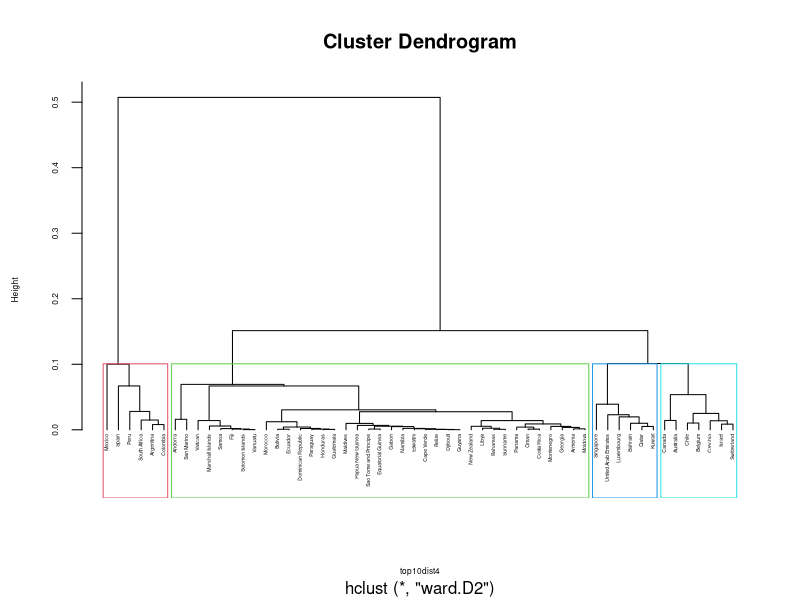

This figure's R source: (Note: this script raises an error after producing the figure.)
### PROJECT 1 Covid19 - Statistics
# @authors: Ànnia, Rebecca, Rocío, Victor.



###################################################################
############ READING DATA FROM EXCEL/CSV COVID + EXTRA ############
###################################################################

install.packages("readr") 
install.packages("tidyverse")
library(readr)
library(tidyverse)


#setwd("~/AMAZON") !!!! Rebecca
top10 <- read.csv("B-top10Data.csv") # S3 !!!! Rebecca
top10 <- subset(top10, select = -c(X))
head(top10)   # mostrar 10 1es files cada colm
names(top10)  # mostrar nom colm

library(lubridate)
top10$date <- as.Date(top10$date, format="%Y-%m-%d")
#hist(top10$date, breaks=4)

#top10cluster - agrupem per location, code and continent & treiem na's fent la mitjana
top10clusterAll <- top10 %>%
  group_by(code, location, continent) %>%  # si date es posa aquí, apareix cada país per cada dia
  summarise(date = first(date),
            m_tcpm = mean(total_cases_per_million, na.rm = TRUE),   # si date es posa a summarise, apareix 1 país x 1 dia (agafa el 23 gen20)
            total_cases = mean(total_cases, na.rm = TRUE),
            new_cases = mean(new_cases, na.rm = TRUE),
            reproduction_rate = mean(reproduction_rate, na.rm = TRUE),
            total_deaths = mean(total_deaths, na.rm = TRUE),
            total_deaths_per_million = mean(total_deaths_per_million, na.rm = TRUE),
            new_deaths = mean(new_deaths, na.rm = TRUE),
            hospital_beds_per_thousand = mean(hospital_beds_per_thousand, na.rm = TRUE),
            total_tests = mean(total_tests, na.rm = TRUE),
            total_tests_per_thousand = mean(total_tests_per_thousand, na.rm = TRUE),
            population = first(population),
            population_density = first(population_density),
            median_age = first(median_age),
            gdp_per_capita = first(gdp_per_capita),
            obesity = first(obesity),
            cardiovascular_deaths = mean(cardiovascular_deaths, na.rm = TRUE),
            pulmonary_deaths = mean(pulmonary_deaths, na.rm = TRUE),
            diabetes_deaths = mean(diabetes_deaths, na.rm = TRUE),
            cancer_deaths = mean(cancer_deaths, na.rm = TRUE),
            #temp = mean(AverageTemperature, na.rm = TRUE),
            corruption = first(corruption),
            gov = first(gov),
            healthSecurity = first(healthSecurity)) %>%
  arrange(desc(m_tcpm))



# Transform na & nan to 0 or "no data"
top10clusterAll$obesity[is.na(top10clusterAll$obesity)] <- 0
top10clusterAll$population_density[is.na(top10clusterAll$population_density)] <- 0
top10clusterAll$median_age[is.na(top10clusterAll$median_age)] <- 0
top10clusterAll$gdp_per_capita[is.na(top10clusterAll$gdp_per_capita)] <- 0
top10clusterAll$corruption[is.na(top10clusterAll$corruption)] <- "no data"
top10clusterAll$gov[is.na(top10clusterAll$gov)] <- "no data"
top10clusterAll$healthSecurity[is.na(top10clusterAll$healthSecurity)] <- "no data"
top10clusterAll$reproduction_rate[is.nan(top10clusterAll$reproduction_rate)] <- 0
top10clusterAll$total_deaths[is.nan(top10clusterAll$total_deaths)] <- 0
top10clusterAll$total_deaths_per_million[is.nan(top10clusterAll$total_deaths_per_million)] <- 0
top10clusterAll$hospital_beds_per_thousand[is.nan(top10clusterAll$hospital_beds_per_thousand)] <- 0
top10clusterAll$total_tests_per_thousand[is.nan(top10clusterAll$total_tests_per_thousand)] <- 0
top10clusterAll$total_tests[is.nan(top10clusterAll$total_tests)] <- 0
top10clusterAll$new_deaths[is.nan(top10clusterAll$new_deaths)] <- 0
top10clusterAll$cardiovascular_deaths[is.nan(top10clusterAll$cardiovascular_deaths)] <- 0
top10clusterAll$pulmonary_deaths[is.nan(top10clusterAll$pulmonary_deaths)] <- 0
top10clusterAll$diabetes_deaths[is.nan(top10clusterAll$diabetes_deaths)] <- 0
top10clusterAll$cancer_deaths[is.nan(top10clusterAll$cancer_deaths)] <- 0
#top10clusterAll$temp[is.na(top10clusterAll$temp)] <- 0

# Comprovem que no hi ha na's
apply(
  is.na
  (top10clusterAll), 2, mean)
  
str(top10clusterAll) # x veure tipus dada. x clust: caràcters han ser factors 
top10clusterAll$location <- as.factor(top10clusterAll$location)
class(top10clusterAll$location)
top10clusterAll$continent <- as.factor(top10clusterAll$continent)
class(top10clusterAll$continent)
top10clusterAll$code <- as.factor(top10clusterAll$code)
class(top10clusterAll$code)
top10clusterAll$gov <- as.factor(top10clusterAll$gov)
class(top10clusterAll$gov)
top10clusterAll$corruption <- as.factor(top10clusterAll$corruption)
class(top10clusterAll$corruption)
top10clusterAll$healthSecurity <- as.factor(top10clusterAll$healthSecurity)
class(top10clusterAll$healthSecurity)
library(lubridate)
top10clusterAll$date <- as.Date(top10clusterAll$date, format="%Y-%m-%d")
class(top10clusterAll$date)



###################################################################
############        GENERAMOS LOS CLUSTERS            ############
###################################################################

# Quitamos United States y Brazil, pq las analizaremos en un grupo diferente
# Lo explicamos en el informe
top10cluster <-top10clusterAll[-c(13), ]
top10cluster <-top10cluster[-c(15),]

library(cluster)
str(top10cluster)
top10Matrix4 <- daisy(top10cluster[,c(5:23)], metric = "gower", stand=TRUE)
top10dist4 <- top10Matrix4^2
h4 <- hclust(top10dist4, method="ward.D2")
plot(h4, labels = top10cluster$location, hang = -1, cex = 0.3, cex.axis=0.5, cex.lab=0.5)

cluster4 <- cutree(h4, k=4)
table(cluster4)
rect.hclust(h4, k=4, border=2:5)

cluster <- cluster4
#View(cluster)

# Ajuntem la columna cluster al data frame top10cluster
top10cluster <- cbind(top10cluster, cluster)
top10cluster <- rename(top10cluster, cluster = "...27")
names(top10cluster)



###################################################################
############        PROFILING + KRUSKAL MODEL          ############
###################################################################

## Look at script -> "script R extra" -> "2_profiling_OK.R"
## Lo ponemos en otro script porque no es necesario que el pipeline ejecute ese código.



######################################################
############    SAVING CLUSTERS IN DF's   ############
######################################################

## Lineal Model by Top 10 - Cluster groups ##
## We have selected the cluster by countries on date 03-01-2021

# Cluster g1 (6)   -> Qatar, Bahrain, Luxembourg, Kuwait, United Arab Emirates,Singapore
# Cluster g2 (37)  -> San Marino, Andorra, Vatican, Panama, Montenegro, Armenia, Oman, Maldives, Moldova, 
#                     Costa Rica, Cape Verde, Georgia, Bahamas, Bolivia, Dominican Republic, Ecuador, Belize, Honduras, Morocco,             
#                     Suriname, Djibouti, Libya, Paraguay, Sao Tome and Principe, Guatemala, Eswatini, Gabon, Namibia, Guyana, 
#                     Equatorial Guinea, New Zealand, Marshall Islands, Papua New Guinea, Fiji, Solomon Islands, Samoa, Vanuatu
# Cluster g3 (7)   -> Chile, Israel, Belgium, Czechia, Switzerland, Canada, Australia
# Cluster g4 (6)   -> Mexico, Spain, Colombia, Peru, South Africa, Argentina
# Cluster g5 (2)   -> United States, Brazil



# Cluster g1
c_g1 <- top10 %>% 
  filter(location %in% c("Qatar", "Bahrain", "Luxembourg", "Kuwait", "United Arab Emirates","Singapore"))
table(c_g1$location)

c_g1_mean <- top10cluster %>% 
  filter(location %in% c("Qatar", "Bahrain", "Luxembourg", "Kuwait", "United Arab Emirates","Singapore"))

# Cluster g2
c_g2 <- top10 %>% 
  filter(location %in% c("Panama", "Montenegro", "Armenia", "Oman", "Maldives","Morocco", "Moldova", "Costa Rica", "Cape Verde", "Georgia", "Bahamas", "Bolivia", "Dominican Republic", "Ecuador", "Belize", "Honduras", "Suriname", "Djibouti", "Libya", "Paraguay", "Sao Tome and Principe", "Guatemala", "Eswatini", "Gabon", "Namibia", "Guyana",  "Equatorial Guinea", "New Zealand", "Marshall Islands", "Papua New Guinea","Fiji", "Solomon Islands", "Samoa", "Vanuatu"))
table(c_g2$location)

c_g2_mean <- top10cluster %>% 
  filter(location %in% c("Panama", "Montenegro", "Armenia", "Oman", "Maldives","Morocco", "Moldova", "Costa Rica", "Cape Verde", "Georgia", "Bahamas", "Bolivia", "Dominican Republic", "Ecuador", "Belize", "Honduras", "Suriname", "Djibouti", "Libya", "Paraguay", "Sao Tome and Principe", "Guatemala", "Eswatini", "Gabon", "Namibia", "Guyana",  "Equatorial Guinea", "New Zealand", "Marshall Islands", "Papua New Guinea","Fiji", "Solomon Islands", "Samoa", "Vanuatu"))

# Cluster g3
c_g3 <- top10 %>% 
  filter(location %in% c("Chile", "Israel", "Belgium", "Czechia", "Switzerland", "Canada","Australia"))
table(c_g3$location)

c_g3_mean <- top10cluster %>% 
  filter(location %in% c("Chile", "Israel", "Belgium", "Czechia", "Switzerland", "Canada","Australia"))

# Cluster g4
c_g4 <- top10 %>% 
  filter(location %in% c("Peru", "Spain", "Argentina", "Colombia", "South Africa", "Mexico"))
table(c_g4$location)

c_g4_mean <- top10cluster %>% 
  filter(location %in% c("Peru", "Spain", "Argentina", "Colombia", "South Africa", "Mexico"))

# Cluster g5
c_g5 <- top10 %>% 
  filter(location %in% c("United States", "Brazil"))
table(c_g5$location)

c_g5_mean <- top10clusterAll %>% 
  filter(location %in% c("United States", "Brazil"))




################################################################
############    MATRIX CORRELATION CLUSTER GROUPS   ############
################################################################

# We will see here what are more significant correlation variables, for each group cluster

#install.packages("PerformanceAnalytics")
#install.packages("corrplot")
#library(corrplot)
#library(PerformanceAnalytics)

# Cluster g1 - Matrix correlation -> variables temporales
#chart.Correlation(c_g1[,c(5:11,13,14)], histogram = FALSE, method = "pearson")

# Cluster g1 - Matrix correlation -> variables NO temporales (lo hacemos con la media)
#chart.Correlation(c_g1_mean[,c(5:23)], histogram = FALSE, method = "pearson")

# Cluster g2 - Matrix correlation -> variables temporales
#chart.Correlation(c_g2[,c(5:11,13,14)], histogram = FALSE, method = "pearson")

# Cluster g2 - Matrix correlation -> variables NO temporales (lo hacemos con la media)
#chart.Correlation(c_g2_mean[,c(5:23)], histogram = FALSE, method = "pearson")

# Cluster g3 - Matrix correlation -> variables temporales
#chart.Correlation(c_g3[,c(5:11,13,14)], histogram = FALSE, method = "pearson")

# Cluster g3 - Matrix correlation -> variables NO temporales (lo hacemos con la media)
#chart.Correlation(c_g3_mean[,c(5:23)], histogram = FALSE, method = "pearson")

# Cluster g4 - Matrix correlation -> variables temporales
#chart.Correlation(c_g4[,c(5:11,13,14)], histogram = FALSE, method = "pearson")

# Cluster g4 - Matrix correlation -> variables NO temporales (lo hacemos con la media)
#chart.Correlation(c_g4_mean[,c(5:23)], histogram = FALSE, method = "pearson")

# Cluster g5 - Matrix correlation -> variables temporales
#chart.Correlation(c_g5[,c(5:11,13,14)], histogram = FALSE, method = "pearson")
                  
# Cluster g5 - Matrix correlation -> variables NO temporales (lo hacemos con la media)
# We can't do the correlation because we only have 2 countries


# Cluster g1 - Significancia categóricas
# g1_aov <- aov(m_tcpm ~ corruption, data = c_g1_mean) 
# g1_aov <- aov(total_cases ~ corruption, data = c_g1_mean) 
# g1_aov <- aov(new_cases ~ corruption, data = c_g1_mean) 
# g1_aov <- aov(total_deaths ~ corruption, data = c_g1_mean) 
# g1_aov <- aov(total_deaths_per_million ~ corruption, data = c_g1_mean) 
# g1_aov <- aov(total_tests ~ corruption, data = c_g1_mean) 
# g1_aov <- aov(total_tests_per_thousand ~ corruption, data = c_g1_mean) 
# g1_aov <- aov(population ~ corruption, data = c_g1_mean) 
# g1_aov <- aov(cardiovascular_deaths ~ corruption, data = c_g1_mean) 
# g1_aov <- aov(pulmonary_deaths ~ corruption, data = c_g1_mean)
# g1_aov <- aov(diabetes_deaths ~ corruption, data = c_g1_mean) 
# summary(g1_aov)


# Para 'healthSecurity' como solo tiene 1 level, no se pueden aplicar ni Anova, ni Ttest
# y hemos decidido que sea SIGNIFICATIVA pq todos los valores del cluster tienen el mismo valor




#################################################################
############   CLUSTER 1 - LINIAL MODEL PREDICTION   ############
#################################################################

# Seleccionamos las categóricas que nos dieron resultados más significativos 
lm_c_g1 <- lm(new_cases ~ total_cases + total_cases_per_million + total_deaths + 
                total_deaths_per_million + total_tests_per_thousand + total_tests + new_deaths + 
                population + cardiovascular_deaths + pulmonary_deaths + diabetes_deaths + date, c_g1)
summary(lm_c_g1)


# Cogemos los datos del cluster g1, para la fecha más actual del dataframe
# Duda: ¿Está bien coger sólo 1 día o tendríamos que haber cogido más para hacer la predicción?
g1_pred_subset <- subset(c_g1, date == max(c_g1$date))

# Hacemos la media de las variables para tener los datos medios del cluster
g1_mean_tc <- mean(g1_pred_subset$total_cases, na.rm = TRUE)
g1_mean_tcpm <- mean(g1_pred_subset$total_cases_per_million, na.rm = TRUE)
g1_mean_td <- mean(g1_pred_subset$total_deaths,na.rm = TRUE)
g1_mean_tdpm <- mean(g1_pred_subset$total_deaths_per_million, na.rm = TRUE)
g1_mean_ttpt <- mean(g1_pred_subset$total_tests_per_thousand, na.rm = TRUE)
g1_mean_tt <- mean(g1_pred_subset$total_tests, na.rm = TRUE)
g1_mean_nd <- mean(g1_pred_subset$new_deaths, na.rm = TRUE)
g1_mean_p <- mean(g1_pred_subset$population, na.rm = TRUE)
g1_mean_cd <- mean(g1_pred_subset$cardiovascular_deaths, na.rm = TRUE)
g1_mean_pd <- mean(g1_pred_subset$pulmonary_deaths, na.rm = TRUE)
g1_mean_dd <- mean(g1_pred_subset$diabetes_deaths, na.rm = TRUE)

today <- max(c_g1$date)

# mean_tc_c1 
g1_df_pred <- data.frame(date=c(today),
                         total_cases=c(g1_mean_tc),
                         total_cases_per_million=c(g1_mean_tcpm),
                         total_deaths=c(g1_mean_td),
                         total_deaths_per_million=c(g1_mean_tdpm),
                         total_tests_per_thousand=c(g1_mean_ttpt),
                         total_tests=c(g1_mean_tt),
                         new_deaths=c(g1_mean_nd),
                         population=c(g1_mean_p),
                         cardiovascular_deaths=c(g1_mean_cd),
                         pulmonary_deaths=c(g1_mean_pd),
                         diabetes_deaths=c(g1_mean_dd))


# hacemos prediccion
g1_pred_new_cases <- predict(object=lm_c_g1, newdata=g1_df_pred)

# creamos df con la prediccion y fecha actual
g1_pred_df_result <- data.frame(date=g1_df_pred$date,g1_pred_new_cases)

# Leemos las predicciones anteriores...
g1_pred_df_final <- read.csv("C-top10Cluster1Pred.csv")  # S3 !!!! Rebecca
g1_pred_df_final$date <- as.Date(g1_pred_df_final$date, format="%Y-%m-%d")
g1_pred_df_final <- subset(g1_pred_df_final, select = -c(X))

# creamos un df con las predicciones anteriores + actual
g1_pred_df_final <- rbind(g1_pred_df_final,g1_pred_df_result)

# Export predictions for each cluster
write.csv(g1_pred_df_final, file = "C-top10Cluster1Pred.csv")  # S3 !!!! Rebecca



#################################################################
############   CLUSTER 2 - LINIAL MODEL PREDICTION   ############
#################################################################


# Cogemos los datos del cluster g1, para la fecha más actual del dataframe
# Duda: ¿Está bien coger sólo 1 día o tendríamos que haber cogido más para hacer la predicción?
g2_pred_subset <- subset(c_g2, date == max(c_g2$date))

# Hacemos la media de las variables para tener los datos medios del cluster
# eliminamos total_tests_per_thousand y total_tests de la prediccion porque en este cluster hay demasiados NA's
g2_mean_tc <- mean(g2_pred_subset$total_cases, na.rm = TRUE, nan.rm = TRUE)
g2_mean_tcpm <- mean(g2_pred_subset$total_cases_per_million, na.rm = TRUE, nan.rm = TRUE)
g2_mean_td <- mean(g2_pred_subset$total_deaths, na.rm = TRUE, nan.rm = TRUE)
g2_mean_tdpm <- mean(g2_pred_subset$total_deaths_per_million, na.rm = TRUE, nan.rm = TRUE)
#g2_mean_ttpt <- mean(g2_pred_subset$total_tests_per_thousand, na.rm = TRUE, nan.rm = TRUE)
#g2_mean_tt <- mean(g2_pred_subset$total_tests, na.rm = TRUE, nan.rm = TRUE)
g2_mean_nd <- mean(g2_pred_subset$new_deaths, na.rm = TRUE, nan.rm = TRUE)
g2_mean_p <- mean(g2_pred_subset$population, na.rm = TRUE, nan.rm = TRUE)
g2_mean_pod <- mean(g2_pred_subset$population_density, na.rm = TRUE, nan.rm = TRUE)
g2_mean_ma <- mean(g2_pred_subset$median_age, na.rm = TRUE, nan.rm = TRUE)
g2_mean_cd <- mean(g2_pred_subset$cardiovascular_deaths, na.rm = TRUE, nan.rm = TRUE)
g2_mean_pd <- mean(g2_pred_subset$pulmonary_deaths, na.rm = TRUE, nan.rm = TRUE)
g2_mean_dd <- mean(g2_pred_subset$diabetes_deaths, na.rm = TRUE, nan.rm = TRUE)
g2_mean_cad <- mean(g2_pred_subset$cancer_deaths, na.rm = TRUE, nan.rm = TRUE)


today2 <- max(c_g2$date)

# mean_tc_g2 
g2_df_pred <- data.frame(date=c(today2),
                         total_cases=c(g2_mean_tc),
                         total_cases_per_million=c(g2_mean_tcpm),
                         total_deaths=c(g2_mean_td),
                         total_deaths_per_million=c(g2_mean_tdpm),
                         new_deaths=c(g2_mean_nd),
                         population=c(g2_mean_p),
                         population_density=c(g2_mean_pod),
                         median_age=c(g2_mean_ma),
                         cardiovascular_deaths=c(g2_mean_cd),
                         pulmonary_deaths=c(g2_mean_pd),
                         diabetes_deaths=c(g2_mean_dd),
                         cancer_deaths=c(g2_mean_cad))


# Seleccionamos las categóricas que nos dieron resultados más significativos 

lm_c_g2 <- lm(new_cases ~ total_cases + total_cases_per_million + total_deaths + 
                total_deaths_per_million + new_deaths + population + population_density + 
                median_age + cardiovascular_deaths + pulmonary_deaths + diabetes_deaths + cancer_deaths + date, c_g2)
summary(lm_c_g2)


# hacemos prediccion
g2_pred_new_cases <- predict(object=lm_c_g2, newdata=g2_df_pred)

# creamos df con la prediccion y fecha actual
g2_pred_df_result <- data.frame(date=g2_df_pred$date,g2_pred_new_cases)

# Leemos las predicciones anteriores...
g2_pred_df_final <- read.csv("C-top10Cluster2Pred.csv")  # S3 !!!! Rebecca
g2_pred_df_final$date <- as.Date(g2_pred_df_final$date, format="%Y-%m-%d")
g2_pred_df_final <- subset(g2_pred_df_final, select = -c(X))

# creamos un df con las predicciones anteriores + actual
g2_pred_df_final <- rbind(g2_pred_df_final,g2_pred_df_result)


# Export predictions for each cluster
write.csv(g2_pred_df_final, file = "C-top10Cluster2Pred.csv")  # S3 !!!! Rebecca


#################################################################
############   CLUSTER 3 - LINIAL MODEL PREDICTION   ############
#################################################################

lm_c_g3 <- lm(new_cases ~ total_cases + total_cases_per_million + total_deaths +
                total_deaths_per_million +  new_deaths + population + cardiovascular_deaths + 
                pulmonary_deaths + cancer_deaths + date, c_g3)
#summary(lm_c_g3)

# Cogemos los datos del cluster g3, para la fecha más actual del dataframe
# Duda: ¿Está bien coger sólo 1 día o tendríamos que haber cogido más para hacer la predicción?
g3_pred_subset <- subset(c_g3, date == max(c_g3$date))

# Hacemos la media de las variables para tener los datos medios del cluster
# eliminamos total_tests_per_thousand y total_tests de la prediccion porque en este cluster hay demasiados NA's
g3_mean_tc <- mean(g3_pred_subset$total_cases, na.rm = TRUE)
g3_mean_tcpm <- mean(g3_pred_subset$total_cases_per_million, na.rm = TRUE)
g3_mean_td <- mean(g3_pred_subset$total_deaths,na.rm = TRUE)
g3_mean_tdpm <- mean(g3_pred_subset$total_deaths_per_million, na.rm = TRUE)
#g3_mean_ttpt <- mean(g3_pred_subset$total_tests_per_thousand, na.rm = TRUE)
#g3_mean_tt <- mean(g3_pred_subset$total_tests, na.rm = TRUE)
g3_mean_nd <- mean(g3_pred_subset$new_deaths, na.rm = TRUE)
g3_mean_p <- mean(g3_pred_subset$population, na.rm = TRUE)
g3_mean_cd <- mean(g3_pred_subset$cardiovascular_deaths, na.rm = TRUE)
g3_mean_pd <- mean(g3_pred_subset$pulmonary_deaths, na.rm = TRUE)
g3_mean_cad <- mean(g3_pred_subset$cancer_deaths, na.rm = TRUE)

today3 <- max(c_g3$date)

# mean_tc_g3
g3_df_pred <- data.frame(date=c(today3),
                         total_cases=c(g3_mean_tc),
                         total_cases_per_million=c(g3_mean_tcpm),
                         total_deaths=c(g3_mean_td),
                         total_deaths_per_million=c(g3_mean_tdpm),
                         new_deaths=c(g3_mean_nd),
                         population=c(g3_mean_p),
                         cardiovascular_deaths=c(g3_mean_cd),
                         pulmonary_deaths=c(g3_mean_pd),
                         cancer_deaths=c(g3_mean_cad))

# eliminamos las columnas que la media da NA o nan
# g3_df_pred <- g3_df_pred[ , colSums(is.na(g3_df_pred)) == 0]

# hacemos prediccion
g3_pred_new_cases <- predict(object=lm_c_g3, newdata=g3_df_pred)

# creamos df con la prediccion y fecha actual
g3_pred_df_result <- data.frame(date=g3_df_pred$date,g3_pred_new_cases)

# Leemos las predicciones anteriores...
g3_pred_df_final <- read.csv("C-top10Cluster3Pred.csv")  # S3 !!!! Rebecca
g3_pred_df_final$date <- as.Date(g3_pred_df_final$date, format="%Y-%m-%d")
g3_pred_df_final <- subset(g3_pred_df_final, select = -c(X))

# creamos un df con las predicciones anteriores + actual
g3_pred_df_final <- rbind(g3_pred_df_final,g3_pred_df_result)

# Export predictions for each cluster
write.csv(g3_pred_df_final, file = "C-top10Cluster3Pred.csv")  # S3 !!!! Rebecca



#################################################################
############   CLUSTER 4 - LINIAL MODEL PREDICTION   ############
#################################################################

lm_c_g4 <- lm(new_cases ~ total_cases + total_cases_per_million + total_deaths +
                total_deaths_per_million + new_deaths +
                population + median_age + gdp_per_capita + cardiovascular_deaths + diabetes_deaths + date, c_g4)
#summary(lm_c_g4)

# Cogemos los datos del cluster g4, para la fecha más actual del dataframe
# Duda: ¿Está bien coger sólo 1 día o tendríamos que haber cogido más para hacer la predicción?
g4_pred_subset <- subset(c_g4, date == max(c_g4$date))

# Hacemos la media de las variables para tener los datos medios del cluster
# eliminamos total_tests_per_thousand y total_tests de la prediccion porque en este cluster hay demasiados NA's
g4_mean_tc <- mean(g4_pred_subset$total_cases, na.rm = TRUE)
g4_mean_tcpm <- mean(g4_pred_subset$total_cases_per_million, na.rm = TRUE)
g4_mean_td <- mean(g4_pred_subset$total_deaths,na.rm = TRUE)
g4_mean_tdpm <- mean(g4_pred_subset$total_deaths_per_million, na.rm = TRUE)
#g4_mean_ttpt <- mean(g4_pred_subset$total_tests_per_thousand, na.rm = TRUE)
#g4_mean_tt <- mean(g4_pred_subset$total_tests, na.rm = TRUE)
g4_mean_nd <- mean(g4_pred_subset$new_deaths, na.rm = TRUE)
g4_mean_p <- mean(g4_pred_subset$population, na.rm = TRUE)
g4_mean_ma <- mean(g4_pred_subset$median_age, na.rm = TRUE)
g4_mean_gdp <- mean(g4_pred_subset$gdp_per_capita, na.rm = TRUE)
g4_mean_cd <- mean(g4_pred_subset$cardiovascular_deaths, na.rm = TRUE)
g4_mean_dd <- mean(g4_pred_subset$diabetes_deaths, na.rm = TRUE)

today4 <- max(c_g4$date)

g4_df_pred <- data.frame(date=c(today4),
                         total_cases=c(g4_mean_tc),
                         total_cases_per_million=c(g4_mean_tcpm),
                         total_deaths=c(g4_mean_td),
                         total_deaths_per_million=c(g4_mean_tdpm),
                         new_deaths=c(g4_mean_nd),
                         population=c(g4_mean_p),
                         median_age=c(g4_mean_ma),
                         gdp_per_capita=c(g4_mean_gdp),
                         cardiovascular_deaths=c(g4_mean_cd),
                         diabetes_deaths=c(g4_mean_dd))


# hacemos prediccion
g4_pred_new_cases <- predict(object=lm_c_g4, newdata=g4_df_pred)

# creamos df con la prediccion y fecha actual
g4_pred_df_result <- data.frame(date=g4_df_pred$date,g4_pred_new_cases)

# Leemos las predicciones anteriores...
g4_pred_df_final <- read.csv("C-top10Cluster4Pred.csv")   # S3 !!!! Rebecca
g4_pred_df_final$date <- as.Date(g4_pred_df_final$date, format="%Y-%m-%d")
g4_pred_df_final <- subset(g4_pred_df_final, select = -c(X))

# creamos un df con las predicciones anteriores + actual
g4_pred_df_final <- rbind(g4_pred_df_final,g4_pred_df_result)

# Export predictions for each cluster
write.csv(g4_pred_df_final, file = "C-top10Cluster4Pred.csv")  # S3 !!!! Rebecca


#################################################################
############   CLUSTER 5 - LINIAL MODEL PREDICTION   ############
#################################################################

lm_c_g5 <- lm(new_cases ~ total_cases + total_cases_per_million + total_deaths +
                total_deaths_per_million + new_deaths +
                population + cardiovascular_deaths + pulmonary_deaths + diabetes_deaths + date, c_g5)
#summary(lm_c_g5)

# Cogemos los datos del cluster g5, para la fecha más actual del dataframe
# Duda: ¿Está bien coger sólo 1 día o tendríamos que haber cogido más para hacer la predicción?
g5_pred_subset <- subset(c_g5, date == max(c_g5$date))

# Hacemos la media de las variables para tener los datos medios del cluster
# eliminamos total_tests_per_thousand y total_tests de la prediccion porque en este cluster hay demasiados NA's
g5_mean_tc <- mean(g5_pred_subset$total_cases, na.rm = TRUE)
g5_mean_tcpm <- mean(g5_pred_subset$total_cases_per_million, na.rm = TRUE)
g5_mean_td <- mean(g5_pred_subset$total_deaths,na.rm = TRUE)
g5_mean_tdpm <- mean(g5_pred_subset$total_deaths_per_million, na.rm = TRUE)
#g5_mean_ttpt <- mean(g5_pred_subset$total_tests_per_thousand, na.rm = TRUE)
#g5_mean_tt <- mean(g5_pred_subset$total_tests, na.rm = TRUE)
g5_mean_nd <- mean(g5_pred_subset$new_deaths, na.rm = TRUE)
g5_mean_p <- mean(g5_pred_subset$population, na.rm = TRUE)
g5_mean_cd <- mean(g5_pred_subset$cardiovascular_deaths, na.rm = TRUE)
g5_mean_pd <- mean(g5_pred_subset$pulmonary_deaths, na.rm = TRUE)
g5_mean_dd <- mean(g5_pred_subset$diabetes_deaths, na.rm = TRUE)

today5 <- max(c_g5$date)

g5_df_pred <- data.frame(date=c(today5),
                         total_cases=c(g5_mean_tc),
                         total_cases_per_million=c(g5_mean_tcpm),
                         total_deaths=c(g5_mean_td),
                         total_deaths_per_million=c(g5_mean_tdpm),
                         new_deaths=c(g5_mean_nd),
                         population=c(g5_mean_p),
                         pulmonary_deaths=c(g5_mean_pd),
                         cardiovascular_deaths=c(g5_mean_cd),
                         diabetes_deaths=c(g5_mean_dd))


# hacemos prediccion
g5_pred_new_cases <- predict(object=lm_c_g5, newdata=g5_df_pred)

# creamos df con la prediccion y fecha actual
g5_pred_df_result <- data.frame(date=g5_df_pred$date,g5_pred_new_cases)

# Leemos las predicciones anteriores...
g5_pred_df_final <- read.csv("C-top10Cluster5Pred.csv")  # S3 !!!! Rebecca
g5_pred_df_final$date <- as.Date(g5_pred_df_final$date, format="%Y-%m-%d")
g5_pred_df_final <- subset(g5_pred_df_final, select = -c(X))

# creamos un df con las predicciones anteriores + actual
g5_pred_df_final <- rbind(g5_pred_df_final,g5_pred_df_result)

# Export predictions for each cluster
write.csv(g5_pred_df_final, file = "C-top10Cluster5Pred.csv")  # S3 !!!! Rebecca
